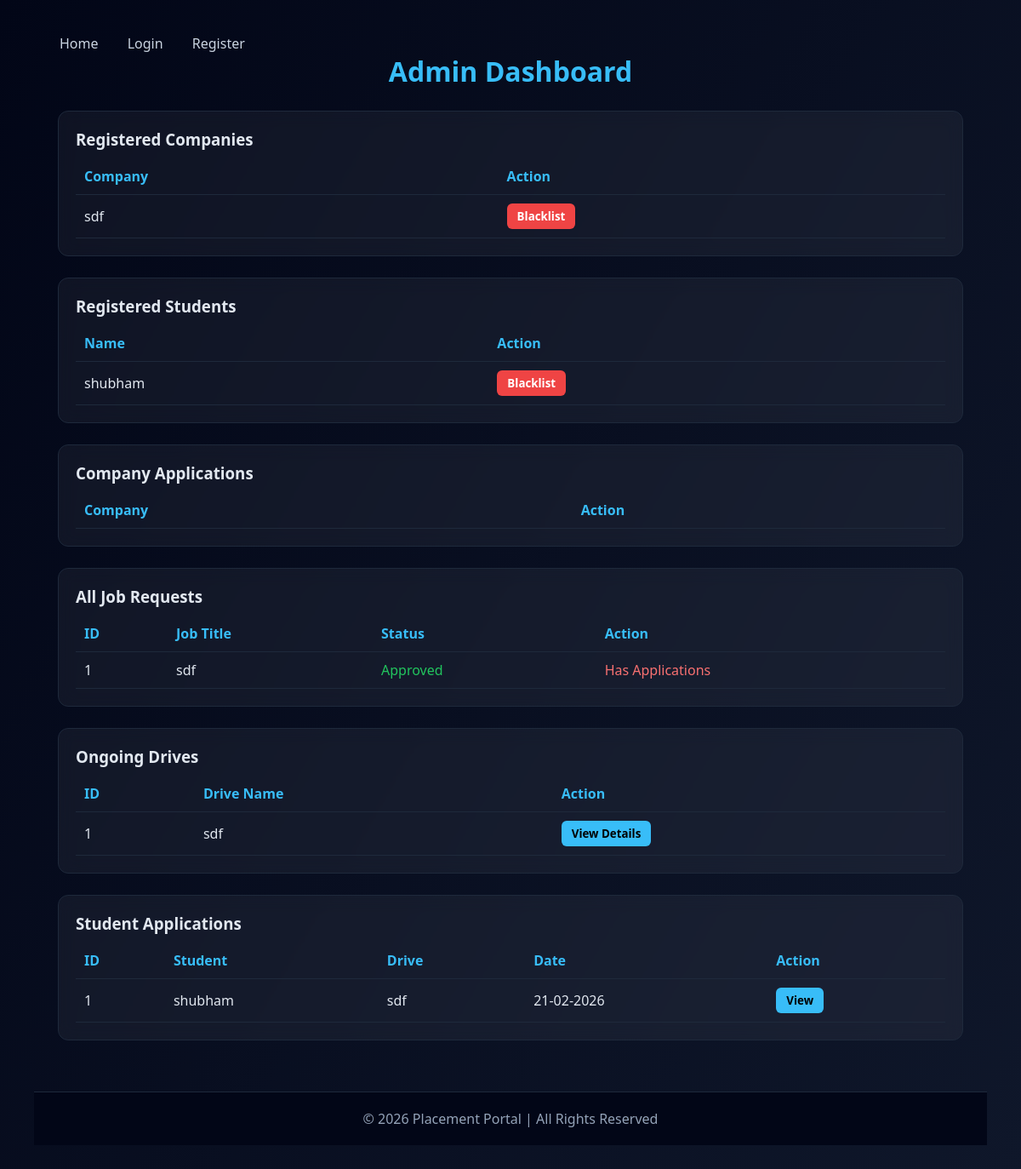
Before: /admin_dashboard with the older database file.
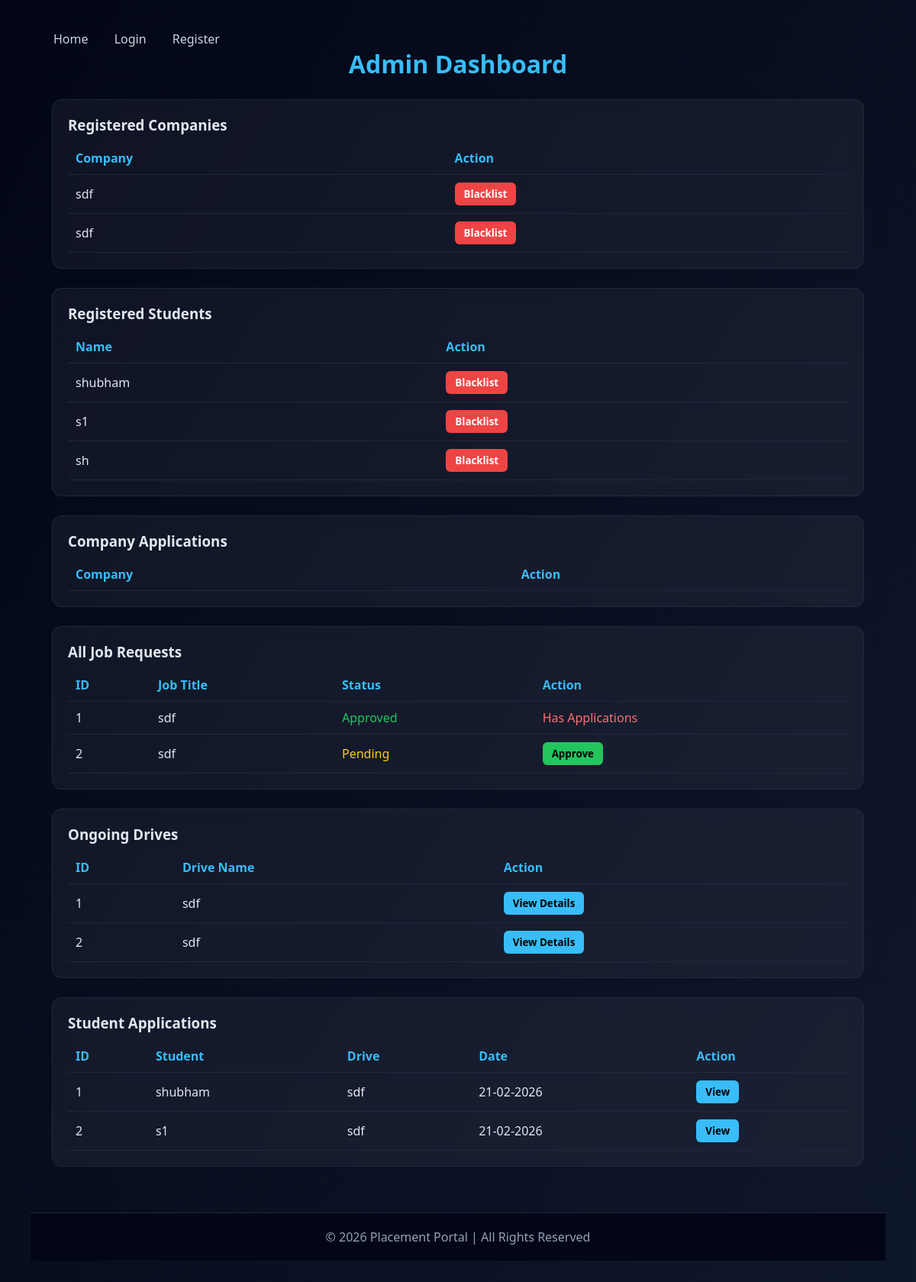
After: the same page with the newer database file.
### app.py (models this page shows)
class User(db.Model):
    __tablename__ = "users"
    id = db.Column(db.Integer, primary_key=True)
    name = db.Column(db.String(100), nullable=False)
    email = db.Column(db.String(120), unique=True, nullable=False)
    password = db.Column(db.String(200), nullable=False)
    role = db.Column(db.String(20), nullable=False)  # admin / student / company
    is_approved = db.Column(db.Boolean, default=False)
    created_at = db.Column(db.DateTime, default=datetime.utcnow)
    student_profile = db.relationship(
        "StudentProfile",
        back_populates="user",
        uselist=False,
        cascade="all, delete"
    )
    company_profile = db.relationship(
        "CompanyProfile",
        back_populates="user",
        uselist=False,
        cascade="all, delete"
    )

class CompanyProfile(db.Model):
    __tablename__ = "company_profiles"
    id = db.Column(db.Integer, primary_key=True)
    user_id = db.Column(
        db.Integer,
        db.ForeignKey("users.id"),
        nullable=False,
        unique=True
    )
    company_name = db.Column(db.String(150))
    industry = db.Column(db.String(100))
    website = db.Column(db.String(150))
    description = db.Column(db.Text)
    location = db.Column(db.String(100))
    company_size = db.Column(db.String(50))
    user = db.relationship("User", back_populates="company_profile")
    jobs = db.relationship(
        "Job",
        back_populates="company",
        cascade="all, delete"
    )

class Job(db.Model):
    __tablename__ = "jobs"
    id = db.Column(db.Integer, primary_key=True)
    company_id = db.Column(
        db.Integer,
        db.ForeignKey("company_profiles.id"),
        nullable=False
    )
    title = db.Column(db.String(150))
    skills = db.Column(db.String(200))
    salary = db.Column(db.String(50))
    is_approved = db.Column(db.Boolean, default=False)
    is_closed = db.Column(db.Boolean, default=False)
    company = db.relationship("CompanyProfile", back_populates="jobs")
    applications = db.relationship(
        "Application",
        back_populates="job",
        cascade="all, delete"
    )

class Application(db.Model):
    __tablename__ = "applications"
    id = db.Column(db.Integer, primary_key=True)
    job_id = db.Column(
        db.Integer,
        db.ForeignKey("jobs.id"),
        nullable=False
    )
    student_id = db.Column(
        db.Integer,
        db.ForeignKey("student_profiles.id"),
        nullable=False
    )
    status = db.Column(db.String(50), default="Applied")
    applied_at = db.Column(db.DateTime, default=datetime.utcnow)
    job = db.relationship("Job", back_populates="applications")
    student = db.relationship("StudentProfile", back_populates="applications")

### app.py (the view)
@app.route("/admin_dashboard")
def admin_dashboard():
    companies = User.query.filter_by(
        role="company",
        is_approved=True
    ).all()
    students = User.query.filter_by(
        role="student"
    ).all()
    pending_companies = User.query.filter_by(
        role="company",
        is_approved=False
    ).all()
    jobs = Job.query.all()
    ongoing_jobs = Job.query.filter_by(
        is_approved=True,
        is_closed=False
    ).all()
    applications = Application.query.all()
    return render_template(
        "admin_dashboard.html",
        companies=companies,
        students=students,
        pending_companies=pending_companies,
        jobs=jobs,                  # used for approve/disapprove section
        ongoing_jobs=ongoing_jobs,  # used for ongoing drives section
        applications=applications
    )

### templates/admin_dashboard.html (shortened to what this page needs)
{% extends 'base.html' %}
{% block content %}
</head>
<body>
    <div class="container">
        <h1>Admin Dashboard</h1>
        <div class="card">
            <h3>Registered Companies</h3>
            <table>
                <tr>
                    <th>Company</th>
                    <th>Action</th>
                </tr>
                {% for c in companies %}
                <tr>
                    <td>{{ c.company_profile.company_name }}</td>
                    <td>
                        <a href="/blacklist/{{ c.id }}">
                            <button class="reject">Blacklist</button>
                        </a>
                    </td>
                </tr>
                {% endfor %}
            </table>
        </div>
        <div class="card">
            <h3>Registered Students</h3>
            <table>
                <tr>
                    <th>Name</th>
                    <th>Action</th>
                </tr>
                {% for s in students %}
                <tr>
                    <td>{{ s.name }}</td>
                    <td>
                        <a href="/blacklist/{{ s.id }}">
                            <button class="reject">Blacklist</button>
                        </a>
                    </td>
                </tr>
                {% endfor %}
            </table>
        </div>
        <div class="card">
            <h3>Company Applications</h3>
            <table>
                <tr>
                    <th>Company</th>
                    <th>Action</th>
                </tr>
            </table>
        </div>
        <div class="card">
            <h3>All Job Requests</h3>
            <table>
                <tr>
                    <th>ID</th>
                    <th>Job Title</th>
                    <th>Status</th>
                    <th>Action</th>
                </tr>
                {% for j in jobs %}
                <tr>
                    <td>{{ j.id }}</td>
                    <td>{{ j.title }}</td>
                    <td>
                        {% if j.is_approved %}
                        <span style="color:#22c55e;">Approved</span>
                        {% else %}
                        <span style="color:#facc15;">Pending</span>
                        {% endif %}
                    </td>
                    <td>
                        {% if j.is_approved %}
                        {% if j.applications|length == 0 %}
                        <a href="/disapprove-job/{{ j.id }}">
                            <button class="reject">Disapprove</button>
                        </a>
                        {% else %}
                        <span style="color:#f87171;">Has Applications</span>
                        {% endif %}
                        {% else %}
                        <a href="/approve-job/{{ j.id }}">
                            <button class="approve">Approve</button>
                        </a>
                        {% endif %}
                    </td>
                </tr>
                {% endfor %}
            </table>
        </div>
        <div class="card">
            <h3>Ongoing Drives</h3>
            <table>
                <tr>
                    <th>ID</th>
                    <th>Drive Name</th>
                    <th>Action</th>
                </tr>
                {% for j in jobs %}
                <tr>
                    <td>{{ j.id }}</td>
                    <td>{{ j.title }}</td>
                    <td>
                        <a href="/admin-job/{{ j.id }}">
                            <button class="view">View Details</button>
                        </a>
                    </td>
                </tr>
                {% endfor %}
            </table>
        </div>
        <div class="card">
            <h3>Student Applications</h3>
            <table>
                <tr>
                    <th>ID</th>
                    <th>Student</th>
                    <th>Drive</th>
                    <th>Date</th>
                    <th>Action</th>
                </tr>
                {% for a in applications %}
                <tr>
                    <td>{{ a.id }}</td>
                    <td>{{ a.student.user.name }}</td>
                    <td>{{ a.job.title }}</td>
                    <td>{{ a.applied_at.strftime("%d-%m-%Y") }}</td>
                    <td>
                        <a href="/application/{{ a.id }}">
                            <button class="view">View</button>
                        </a>
                    </td>
                </tr>
                {% endfor %}
            </table>
        </div>
    </div>
    {% endblock %}

### templates/base.html (shortened to what this page needs)
<!DOCTYPE html>
<html lang="en">
<head>
</head>
<body>
<div class="nav-links">
    <a href="/">Home</a>
    {% if session.get("role") == "Admin" %}
        <a href="/admin_dashboard">Dashboard</a>
        <a href="/logout">Logout</a>
    {% elif session.get("role") == "student" %}
        <a href="/student_dashboard">Dashboard</a>
        <a href="/logout">Logout</a>
    {% elif session.get("role") == "company" %}
        <a href="/company_dashboard">Dashboard</a>
        <a href="/logout">Logout</a>
    {% else %}
        <a href="/login">Login</a>
        <a href="/register">Register</a>
    {% endif %}
</div>
{% block content %}{% endblock %}
<footer>
    © 2026 Placement Portal | All Rights Reserved
</footer>
</body>
</html>

### templates/base.html (style rules this page uses)
* { margin: 0; padding: 0; box-sizing: border-box; font-family: "Segoe UI", Arial, sans-serif; }
body { background: #0f172a; color: #e2e8f0; }
.nav-links a { color: #cbd5e1; margin-left: 30px; text-decoration: none; font-weight: 500; transition: 0.3s; }
footer { background: #020617; text-align: center; padding: 20px; margin-top: 60px; border-top: 1px solid #1e293b; color: #94a3b8; }
.container { width: 85%; margin: auto; }

### templates/admin_dashboard.html (style rules this page uses)
* { box-sizing: border-box; font-family: "Segoe UI", Arial; }
body { margin: 0; background: linear-gradient(120deg, #020617, #0f172a); color: #e2e8f0; padding: 40px; }
.container { width: 95%; margin: auto; }
h1 { text-align: center; color: #38bdf8; }
.card { background: rgba(255, 255, 255, 0.05); border: 1px solid #1e293b; border-radius: 12px; padding: 20px; margin-top: 25px; backdrop-filter: blur(10px); }
table { width: 100%; border-collapse: collapse; margin-top: 10px; }
th, td { padding: 10px; border-bottom: 1px solid #1e293b; }
th { color: #38bdf8; text-align: left; }
button { padding: 6px 12px; border: none; border-radius: 6px; cursor: pointer; font-weight: bold; }
.approve { background: #22c55e; color: black; }
.reject { background: #ef4444; color: white; }
.view { background: #38bdf8; color: black; }

Changed rows visible on the page:
added User: company_profile.company_name "sdf", shown under "Registered Companies"
added User: name "s1", shown under "Registered Students"
added User: name "sh", shown under "Registered Students"
added Job: id "2", title "sdf", is_approved "Pending"
added Application: id "2", student.user.name "s1", job "sdf", applied_at "21-02-2026"
